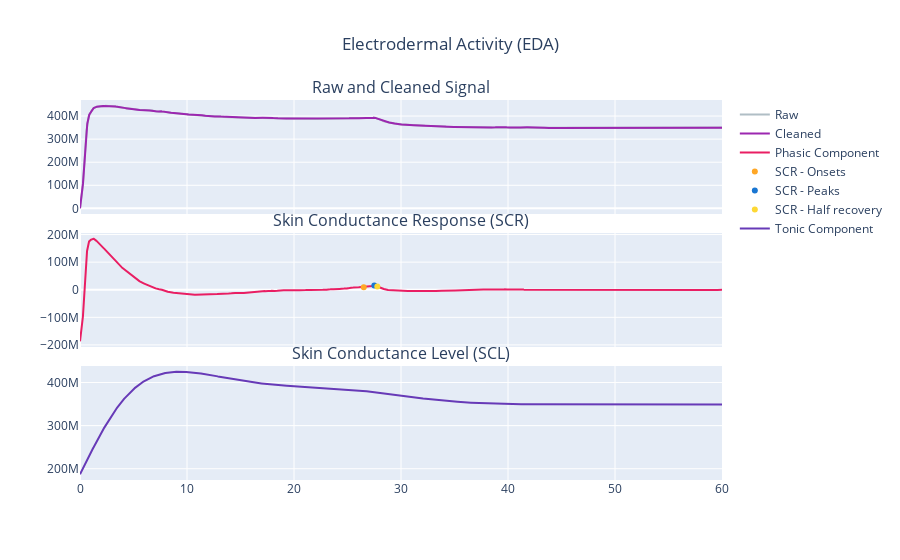

Notebook source saved alongside this figure:
### Code cell
eda_signal = e4_signals[('EDA', 'EDA')].iloc[0:1*7680, 1]
eda, eda_info = nk.eda_process(eda_signal, sampling_rate=128, method='neurokit', report='myreport.html')
nk.eda_plot(eda, eda_info, static=False)

### Figure 1 — Plotly figure (JSON) as saved in the notebook; plotly's stock layout.template omitted (floating-point values rounded to 4 significant figures; data arrays with more than 128 entries replaced by an {"elided": "..."} marker saying what was removed)
{"data": [{"line": {"color": "#B0BEC5"}, "mode": "lines", "name": "Raw", "showlegend": true, "type": "scatter", "x": {"elided": "7680 float values"}, "xaxis": "x", "y": {"elided": "7680 float values"}, "yaxis": "y"}, {"line": {"color": "#9C27B0"}, "mode": "lines", "name": "Cleaned", "showlegend": true, "type": "scatter", "x": {"elided": "7680 float values"}, "xaxis": "x", "y": {"elided": "7680 float values"}, "yaxis": "y"}, {"line": {"color": "#E91E63"}, "mode": "lines", "name": "Phasic Component", "showlegend": true, "type": "scatter", "x": {"elided": "7680 float values"}, "xaxis": "x2", "y": {"elided": "7680 float values"}, "yaxis": "y2"}, {"marker": {"color": "#FFA726"}, "mode": "markers", "name": "SCR - Onsets", "showlegend": true, "type": "scatter", "x": [26.52], "xaxis": "x2", "y": [9019000.0], "yaxis": "y2"}, {"marker": {"color": "#1976D2"}, "mode": "markers", "name": "SCR - Peaks", "showlegend": true, "type": "scatter", "x": [27.5], "xaxis": "x2", "y": [15190000.0], "yaxis": "y2"}, {"marker": {"color": "#FDD835"}, "mode": "markers", "name": "SCR - Half recovery", "showlegend": true, "type": "scatter", "x": [27.78], "xaxis": "x2", "y": [12050000.0], "yaxis": "y2"}, {"marker": {"color": "#FDD835", "opacity": 0}, "mode": "markers", "showlegend": false, "type": "scatter", "x": [27.5], "xaxis": "x2", "y": [9019000.0], "yaxis": "y2"}, {"line": {"color": "#673AB7"}, "mode": "lines", "name": "Tonic Component", "showlegend": true, "type": "scatter", "x": {"elided": "7680 float values"}, "xaxis": "x3", "y": {"elided": "7680 float values"}, "yaxis": "y3"}], "layout": {"annotations": [{"font": {"size": 16}, "showarrow": false, "text": "Raw and Cleaned Signal", "x": 0.5, "xanchor": "center", "xref": "paper", "y": 1, "yanchor": "bottom", "yref": "paper"}, {"font": {"size": 16}, "showarrow": false, "text": "Skin Conductance Response (SCR)", "x": 0.5, "xanchor": "center", "xref": "paper", "y": 0.65, "yanchor": "bottom", "yref": "paper"}, {"font": {"size": 16}, "showarrow": false, "text": "Skin Conductance Level (SCL)", "x": 0.5, "xanchor": "center", "xref": "paper", "y": 0.3, "yanchor": "bottom", "yref": "paper"}], "title": {"text": "Electrodermal Activity (EDA)", "x": 0.5}, "xaxis": {"anchor": "y", "domain": [0, 1], "matches": "x3", "showticklabels": false}, "xaxis2": {"anchor": "y2", "domain": [0, 1], "matches": "x3", "showticklabels": false}, "xaxis3": {"anchor": "y3", "domain": [0, 1]}, "yaxis": {"anchor": "x", "domain": [0.7, 1]}, "yaxis2": {"anchor": "x2", "domain": [0.35, 0.65]}, "yaxis3": {"anchor": "x3", "domain": [0, 0.3]}}}
